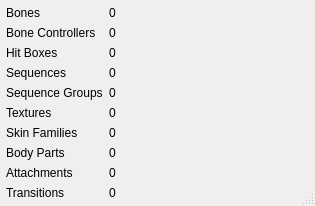
<?xml version="1.0" encoding="UTF-8"?>
<ui version="4.0">
 <class>studiomodel::ModelInfoDialog</class>
 <widget class="QDialog" name="studiomodel::ModelInfoDialog">
  <property name="geometry">
   <rect>
    <x>0</x>
    <y>0</y>
    <width>302</width>
    <height>202</height>
   </rect>
  </property>
  <property name="minimumSize">
   <size>
    <width>0</width>
    <height>0</height>
   </size>
  </property>
  <property name="windowTitle">
   <string>Model Info</string>
  </property>
  <property name="sizeGripEnabled">
   <bool>true</bool>
  </property>
  <property name="modal">
   <bool>true</bool>
  </property>
  <layout class="QGridLayout" name="gridLayout">
   <property name="sizeConstraint">
    <enum>QLayout::SetDefaultConstraint</enum>
   </property>
   <property name="leftMargin">
    <number>6</number>
   </property>
   <property name="topMargin">
    <number>6</number>
   </property>
   <property name="rightMargin">
    <number>6</number>
   </property>
   <property name="bottomMargin">
    <number>6</number>
   </property>
   <item row="1" column="0">
    <widget class="QLabel" name="BoneControllersLabel">
     <property name="sizePolicy">
      <sizepolicy hsizetype="Fixed" vsizetype="Preferred">
       <horstretch>0</horstretch>
       <verstretch>0</verstretch>
      </sizepolicy>
     </property>
     <property name="text">
      <string>Bone Controllers</string>
     </property>
    </widget>
   </item>
   <item row="5" column="1">
    <widget class="QLabel" name="TexturesValue">
     <property name="minimumSize">
      <size>
       <width>200</width>
       <height>0</height>
      </size>
     </property>
     <property name="text">
      <string>0</string>
     </property>
     <property name="alignment">
      <set>Qt::AlignLeading|Qt::AlignLeft|Qt::AlignVCenter</set>
     </property>
    </widget>
   </item>
   <item row="5" column="0">
    <widget class="QLabel" name="TexturesLabel">
     <property name="sizePolicy">
      <sizepolicy hsizetype="Fixed" vsizetype="Preferred">
       <horstretch>0</horstretch>
       <verstretch>0</verstretch>
      </sizepolicy>
     </property>
     <property name="text">
      <string>Textures</string>
     </property>
    </widget>
   </item>
   <item row="9" column="1">
    <widget class="QLabel" name="TransitionsValue">
     <property name="minimumSize">
      <size>
       <width>200</width>
       <height>0</height>
      </size>
     </property>
     <property name="text">
      <string>0</string>
     </property>
     <property name="alignment">
      <set>Qt::AlignLeading|Qt::AlignLeft|Qt::AlignVCenter</set>
     </property>
    </widget>
   </item>
   <item row="2" column="1">
    <widget class="QLabel" name="HitBoxesValue">
     <property name="minimumSize">
      <size>
       <width>200</width>
       <height>0</height>
      </size>
     </property>
     <property name="text">
      <string>0</string>
     </property>
     <property name="alignment">
      <set>Qt::AlignLeading|Qt::AlignLeft|Qt::AlignVCenter</set>
     </property>
    </widget>
   </item>
   <item row="3" column="1">
    <widget class="QLabel" name="SequencesValue">
     <property name="minimumSize">
      <size>
       <width>200</width>
       <height>0</height>
      </size>
     </property>
     <property name="text">
      <string>0</string>
     </property>
     <property name="alignment">
      <set>Qt::AlignLeading|Qt::AlignLeft|Qt::AlignVCenter</set>
     </property>
    </widget>
   </item>
   <item row="0" column="1">
    <widget class="QLabel" name="BonesValue">
     <property name="minimumSize">
      <size>
       <width>200</width>
       <height>0</height>
      </size>
     </property>
     <property name="text">
      <string>0</string>
     </property>
     <property name="alignment">
      <set>Qt::AlignLeading|Qt::AlignLeft|Qt::AlignVCenter</set>
     </property>
    </widget>
   </item>
   <item row="7" column="0">
    <widget class="QLabel" name="label_10">
     <property name="sizePolicy">
      <sizepolicy hsizetype="Fixed" vsizetype="Preferred">
       <horstretch>0</horstretch>
       <verstretch>0</verstretch>
      </sizepolicy>
     </property>
     <property name="text">
      <string>Body Parts</string>
     </property>
    </widget>
   </item>
   <item row="3" column="0">
    <widget class="QLabel" name="label_8">
     <property name="sizePolicy">
      <sizepolicy hsizetype="Fixed" vsizetype="Preferred">
       <horstretch>0</horstretch>
       <verstretch>0</verstretch>
      </sizepolicy>
     </property>
     <property name="text">
      <string>Sequences</string>
     </property>
    </widget>
   </item>
   <item row="2" column="0">
    <widget class="QLabel" name="label_7">
     <property name="sizePolicy">
      <sizepolicy hsizetype="Fixed" vsizetype="Preferred">
       <horstretch>0</horstretch>
       <verstretch>0</verstretch>
      </sizepolicy>
     </property>
     <property name="text">
      <string>Hit Boxes</string>
     </property>
    </widget>
   </item>
   <item row="4" column="0">
    <widget class="QLabel" name="label_9">
     <property name="sizePolicy">
      <sizepolicy hsizetype="Fixed" vsizetype="Preferred">
       <horstretch>0</horstretch>
       <verstretch>0</verstretch>
      </sizepolicy>
     </property>
     <property name="text">
      <string>Sequence Groups</string>
     </property>
    </widget>
   </item>
   <item row="6" column="0">
    <widget class="QLabel" name="SkinFamiliesLabel">
     <property name="sizePolicy">
      <sizepolicy hsizetype="Fixed" vsizetype="Preferred">
       <horstretch>0</horstretch>
       <verstretch>0</verstretch>
      </sizepolicy>
     </property>
     <property name="text">
      <string>Skin Families</string>
     </property>
    </widget>
   </item>
   <item row="4" column="1">
    <widget class="QLabel" name="SequenceGroupsValue">
     <property name="minimumSize">
      <size>
       <width>200</width>
       <height>0</height>
      </size>
     </property>
     <property name="text">
      <string>0</string>
     </property>
     <property name="alignment">
      <set>Qt::AlignLeading|Qt::AlignLeft|Qt::AlignVCenter</set>
     </property>
    </widget>
   </item>
   <item row="1" column="1">
    <widget class="QLabel" name="BoneControllersValue">
     <property name="minimumSize">
      <size>
       <width>200</width>
       <height>0</height>
      </size>
     </property>
     <property name="text">
      <string>0</string>
     </property>
     <property name="alignment">
      <set>Qt::AlignLeading|Qt::AlignLeft|Qt::AlignVCenter</set>
     </property>
    </widget>
   </item>
   <item row="8" column="1">
    <widget class="QLabel" name="AttachmentsValue">
     <property name="minimumSize">
      <size>
       <width>200</width>
       <height>0</height>
      </size>
     </property>
     <property name="text">
      <string>0</string>
     </property>
     <property name="alignment">
      <set>Qt::AlignLeading|Qt::AlignLeft|Qt::AlignVCenter</set>
     </property>
    </widget>
   </item>
   <item row="0" column="0">
    <widget class="QLabel" name="BonesLabel">
     <property name="sizePolicy">
      <sizepolicy hsizetype="Fixed" vsizetype="Preferred">
       <horstretch>0</horstretch>
       <verstretch>0</verstretch>
      </sizepolicy>
     </property>
     <property name="text">
      <string>Bones</string>
     </property>
    </widget>
   </item>
   <item row="6" column="1">
    <widget class="QLabel" name="SkinFamiliesValue">
     <property name="minimumSize">
      <size>
       <width>200</width>
       <height>0</height>
      </size>
     </property>
     <property name="text">
      <string>0</string>
     </property>
     <property name="alignment">
      <set>Qt::AlignLeading|Qt::AlignLeft|Qt::AlignVCenter</set>
     </property>
    </widget>
   </item>
   <item row="9" column="0">
    <widget class="QLabel" name="label_12">
     <property name="sizePolicy">
      <sizepolicy hsizetype="Fixed" vsizetype="Preferred">
       <horstretch>0</horstretch>
       <verstretch>0</verstretch>
      </sizepolicy>
     </property>
     <property name="text">
      <string>Transitions</string>
     </property>
    </widget>
   </item>
   <item row="7" column="1">
    <widget class="QLabel" name="BodyPartsValue">
     <property name="minimumSize">
      <size>
       <width>200</width>
       <height>0</height>
      </size>
     </property>
     <property name="text">
      <string>0</string>
     </property>
     <property name="alignment">
      <set>Qt::AlignLeading|Qt::AlignLeft|Qt::AlignVCenter</set>
     </property>
    </widget>
   </item>
   <item row="8" column="0">
    <widget class="QLabel" name="label_11">
     <property name="sizePolicy">
      <sizepolicy hsizetype="Fixed" vsizetype="Preferred">
       <horstretch>0</horstretch>
       <verstretch>0</verstretch>
      </sizepolicy>
     </property>
     <property name="text">
      <string>Attachments</string>
     </property>
    </widget>
   </item>
   <item row="10" column="0" colspan="2">
    <spacer name="verticalSpacer">
     <property name="orientation">
      <enum>Qt::Vertical</enum>
     </property>
     <property name="sizeHint" stdset="0">
      <size>
       <width>20</width>
       <height>0</height>
      </size>
     </property>
    </spacer>
   </item>
  </layout>
 </widget>
 <resources/>
 <connections/>
</ui>
